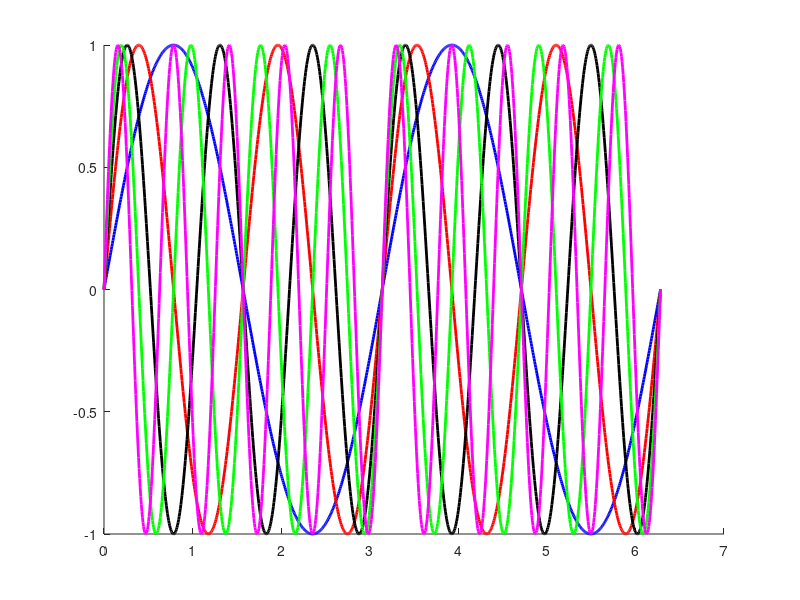
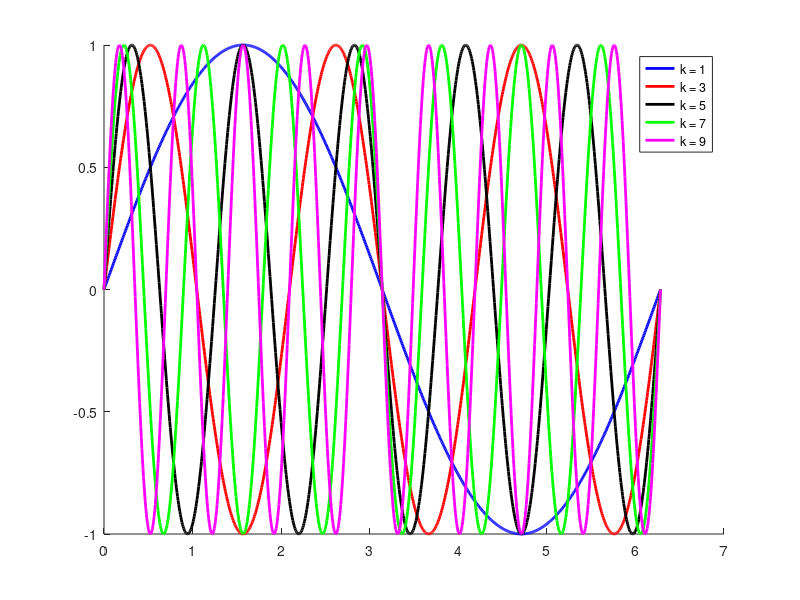

The MATLAB source for these figures, in order:
fH(1)=figure;
aH(1)=axes(); hold on;

fH(2)=figure;
aH(2)=axes(); hold on;

x = linspace(0,2*pi,1000);
pstr = {'b','r','k','g','m'};
p1 = zeros(5,1);
p2 = zeros(5,1);
for k = 1:10
    if rem(k,2) == 0
        p1(ceil(k/2)) = plot(aH(1),x,sin(k*x),pstr{ceil(k/2)},'linew',2);
    else
        p2(ceil(k/2)) = plot(aH(2),x,sin(k*x),pstr{ceil(k/2)},'linew',2);
    end
end
odd_k = {'k = 1', 'k = 3', 'k = 5', 'k = 7', 'k = 9'};
even_k = {'k = 2', 'k = 4', 'k = 6', 'k = 8', 'k = 10'};
legend(p1, even_k);
l2 = legend(p2, odd_k);
legend(l2,  'Location', 'Best')

%% Post-processing
V = get(fH(1));
set(fH(1), 'Visible', 'off')
get(fH(1), 'Visible')
s = struct('Visible', 'on', 'Color', 'none');
set(fH(1), s)
%can store plot as p3 and edit linewidth after created
get(gcf)
get(gca)
get(p1(1))